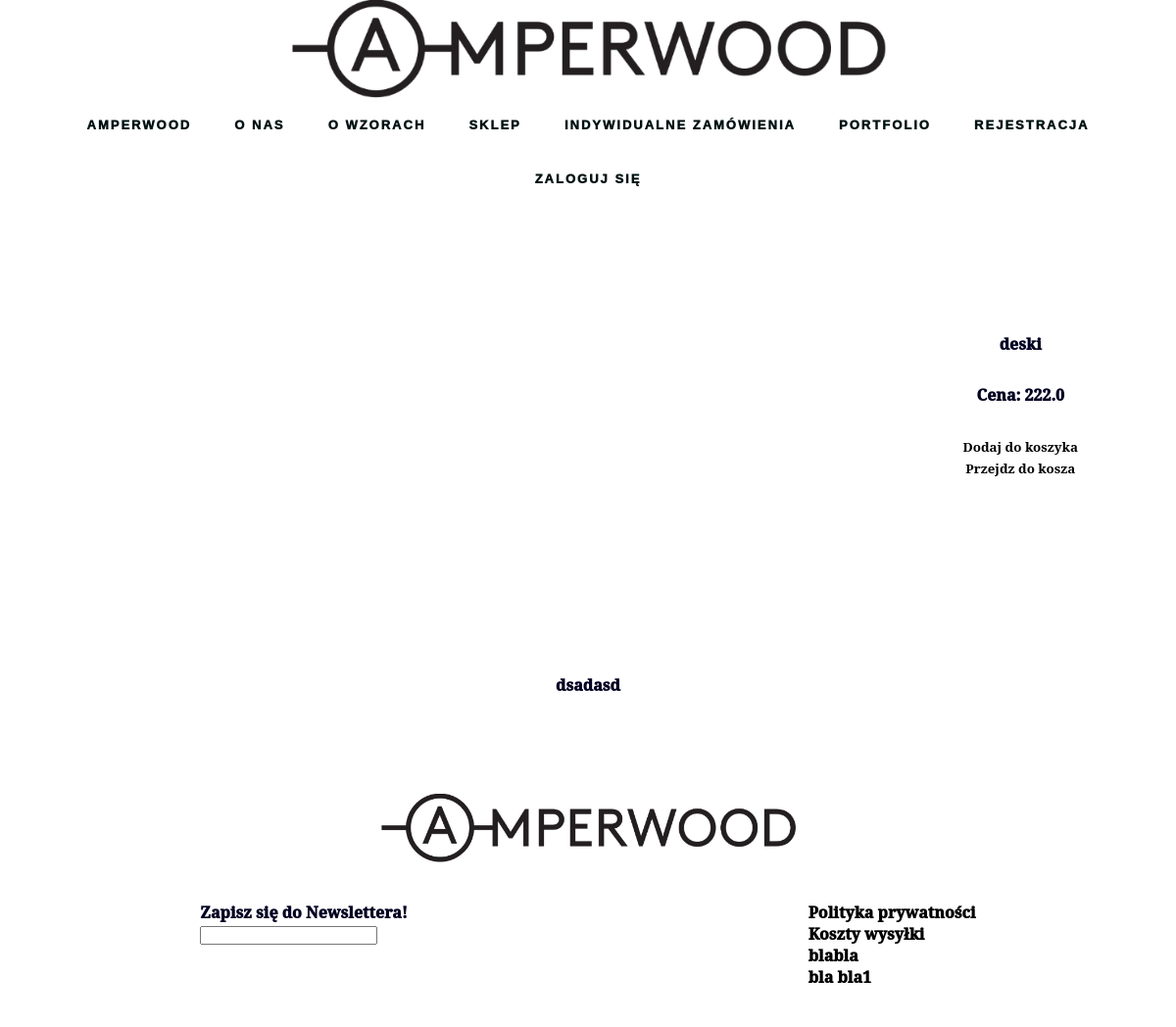
The page /Sklep/5/ on the database its author committed.
### produkty/models.py (models this page shows, shortened)
class Product(models.Model):
    nazwa = models.CharField(max_length=120)
    opis = models.TextField()
    cena = models.FloatField()
    zdjecie = models.ImageField(height_field=None, upload_to='fotki')
    podsumowanie = models.TextField(
        default="Django jest spoko")
    przecena = models.BooleanField(default=False)
    kategoria = models.ForeignKey(
        Kategoria, on_delete=models.CASCADE)
    slug = models.SlugField(unique=True)
    class Meta:
        unique_together = ('nazwa', 'slug')

### produkty/views.py (the view)
# urls.py: re_path(r'^Sklep/(?P<slug>.*)/$', viewsProdukty.SingleProduct,
def SingleProduct(request, slug):
    print(slug)
    obj_slug = get_object_or_404(Product, slug=slug)
    obj = Product.objects.get(slug=slug)
    if request.method == 'POST':
        koszyk = Cart.objects.get()
        item = koszyk.rzeczyWKoszu.get(slug=slug)
        itemyWKoszyku.append(item)
        print('Added SigleProduct to cart', user, koszyk, item,
              item.slug, itemyWKoszyku)
        kontext = {
            'produkt404_slug': obj_slug,
            'obj': obj,
            'koszyk': koszyk,
            'item': item,
            'slugi': item.slug,
            'itemyWKoszyku': itemyWKoszyku
        }
    else:
        kontext = {
            'produkt404_slug': obj_slug,
            'obj': obj,
        }
    return render(request, 'produkt.html', kontext)

### Templates/AW/produkt.html (shortened to what this page needs)
{% load static %}
<!DOCTYPE html>
<html lang="pl">
<head>
    <link rel="stylesheet" type="text/css" href={% static "css/style.css" %}?{% now "U" %}>
</head>
<body>
<div class="wrapper">
    {% include 'menu.html' %}
    <div class="pojProduktPage">
    <div class="pojProduktuFunkcje">
    <div class="nazwa">{{obj.nazwa}}</div>
        <div class="cena">Cena: {{obj.cena}}</div>
    <form action="" method="POST" >
            <button class="BtnSingle" type="submit" >Dodaj do koszyka</button>
        </form>
        <form action="cart">
        <button class="BtnSingle" type="submit">
        Przejdz do kosza
        </button></form>
    </div>
    </div>
    <div class="opis">{{obj.opis}}</div>
        {% include 'footer.html' %}
</div>
</body>
</html>

### static/css/style.css (style rules this page uses)
* { margin: 0; padding: 0; box-sizing: border-box; }
html { margin: 0 auto; max-width: 1280px; background-color: #FFF; font-family: "Brown Regular", "serif"; color: #002; font-weight: 1000; }
.pojProduktPage { display: flex; text-align: center; flex: 1 30%; }
.pojProduktuFunkcje { padding: 100px; }
.pojProduktuFunkcje div { margin: 30px auto; }
.opis { margin: 100px auto; text-align: center; }
.BtnSingle { background: none; outline: none; border: none; font-family: "Brown Regular", "serif"; font-weight: 600; }

### rows shown on the page
Product: nazwa "deski", cena "222.0", opis "dsadasd"
